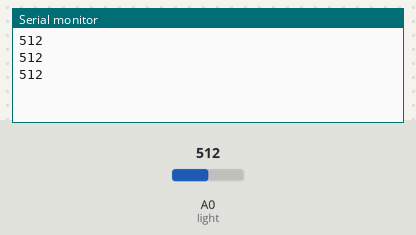
Bench run of a sketch on a simulated Arduino Uno, built with avr-gcc and run on an emulated ATmega328P. On the bench: the last lines printed to the serial monitor. Inputs (shaded band) come from the test bench; at power-on: A0 (light) = 512.

Above: at 1.3 s.
1.4 s: A0 (light) set to 716
At 1.9 s:
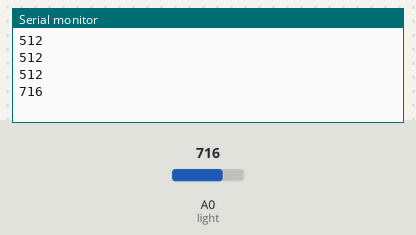
2.9 s: A0 (light) set to 900
At 3.4 s:
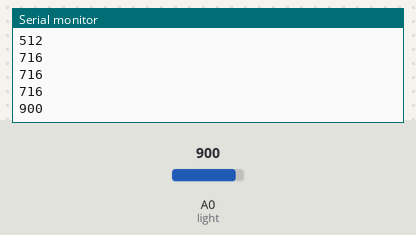
Timing chart, 0 to 5.9 s (numbered marks = the images above; inputs shaded):
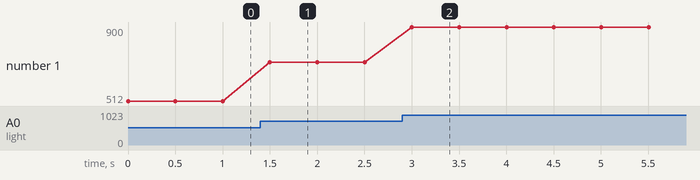

Measured:
- after the input at 1.4 s, the serial monitor: prints a new line after 0.10 s (image 1)
- after the input at 2.9 s, the serial monitor: prints a new line after 0.10 s (image 2)
- plotted number 1: 512 → 716 after the input at 1.4 s, 716 → 900 after the input at 2.9 s

The sketch:

3-6.ino
```cpp
int light = A0;

void setup() {
  Serial.begin(9600);
}

void loop() {
  int reading = analogRead(light);
  Serial.println(reading);
  delay(500);
}

// CED 002, group 06, 2020-14247 강신의
// CED 002, group 06, 2023-14669 임태현
// CED 002, group 06, 2025-17066 김정환
```
